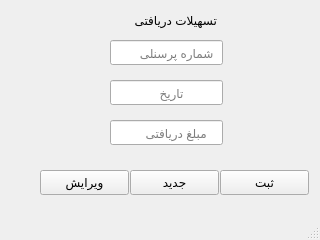
<?xml version="1.0" encoding="UTF-8"?>
<ui version="4.0">
 <class>MainWindow</class>
 <widget class="QMainWindow" name="MainWindow">
  <property name="geometry">
   <rect>
    <x>0</x>
    <y>0</y>
    <width>320</width>
    <height>240</height>
   </rect>
  </property>
  <property name="windowTitle">
   <string>MainWindow</string>
  </property>
  <widget class="QWidget" name="centralwidget">
   <widget class="QLabel" name="label">
    <property name="geometry">
     <rect>
      <x>76</x>
      <y>10</y>
      <width>141</width>
      <height>20</height>
     </rect>
    </property>
    <property name="text">
     <string>تسهیلات دریافتی</string>
    </property>
   </widget>
   <widget class="QLineEdit" name="lineEdit">
    <property name="geometry">
     <rect>
      <x>110</x>
      <y>40</y>
      <width>113</width>
      <height>25</height>
     </rect>
    </property>
    <property name="placeholderText">
     <string>  شماره پرسنلی</string>
    </property>
   </widget>
   <widget class="QLineEdit" name="lineEdit_2">
    <property name="geometry">
     <rect>
      <x>110</x>
      <y>80</y>
      <width>113</width>
      <height>25</height>
     </rect>
    </property>
    <property name="placeholderText">
     <string>           تاریخ</string>
    </property>
   </widget>
   <widget class="QLineEdit" name="lineEdit_3">
    <property name="geometry">
     <rect>
      <x>110</x>
      <y>120</y>
      <width>113</width>
      <height>25</height>
     </rect>
    </property>
    <property name="placeholderText">
     <string>    مبلغ دریافتی</string>
    </property>
   </widget>
   <widget class="QPushButton" name="pushButton">
    <property name="geometry">
     <rect>
      <x>220</x>
      <y>170</y>
      <width>89</width>
      <height>25</height>
     </rect>
    </property>
    <property name="text">
     <string>ثبت</string>
    </property>
   </widget>
   <widget class="QPushButton" name="pushButton_2">
    <property name="geometry">
     <rect>
      <x>130</x>
      <y>170</y>
      <width>89</width>
      <height>25</height>
     </rect>
    </property>
    <property name="text">
     <string>جدید</string>
    </property>
   </widget>
   <widget class="QPushButton" name="pushButton_3">
    <property name="geometry">
     <rect>
      <x>40</x>
      <y>170</y>
      <width>89</width>
      <height>25</height>
     </rect>
    </property>
    <property name="text">
     <string>ویرایش</string>
    </property>
   </widget>
  </widget>
  <widget class="QStatusBar" name="statusbar"/>
 </widget>
 <resources/>
 <connections/>
</ui>
